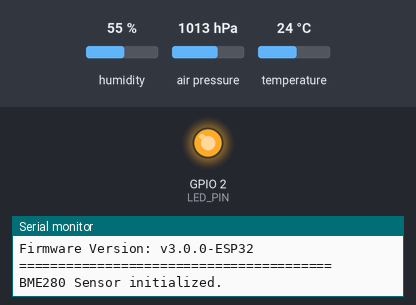
A sketch run on a simulated ESP32. On the bench: output pins drawn as LEDs (lit = HIGH), the last lines printed to the serial monitor. Inputs (shaded band) come from the test bench; at power-on: humidity 55 %, air pressure 1013 hPa, temperature 24 °C. WiFi joins after 1.5 s; servers stay silent unless stated; no MQTT or app messages arrive unless stated.

Above: at 0.1 s.
At 30.1 s:
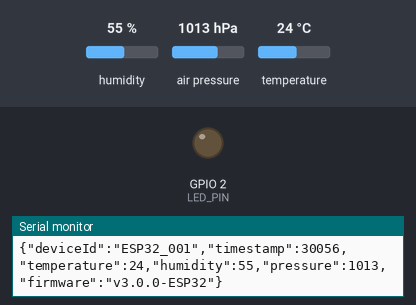
Timing chart, 0 to 31.6 s (numbered marks = the images above):
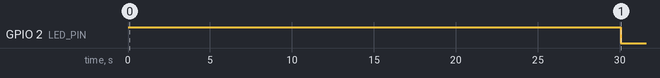

The sketch:

ESP32_IoT_Environmental_Monitor.ino
```cpp
// =================================================================
// ESP32-only IoT Environmental Monitor
// =================================================================

// --- Project Configuration ---
#include "config.h" // All settings are managed here

// --- Core ESP32 & WiFi Libraries ---
#include <WiFi.h>
#include <WebServer.h>
#include <WiFiManager.h>

// --- Sensor Libraries ---
#include <Wire.h>
#include <Adafruit_Sensor.h>
#include <Adafruit_BME280.h>

// --- MQTT & JSON Libraries ---
#include <PubSubClient.h>
#include <ArduinoJson.h>

// --- Global Objects ---
WiFiManager       wifiManager;
WebServer         server(80);
WiFiClient        wifiClient;
PubSubClient      mqttClient(wifiClient);
Adafruit_BME280   bme;

// --- Configuration Struct (Saved in ESP32 Preferences) ---
// Default values are loaded from config.h
struct AppConfig {
  char mqtt_server[64] = MQTT_SERVER_DEFAULT;
  char mqtt_port[6]    = MQTT_PORT_DEFAULT;
  char mqtt_user[32]   = "";
  char mqtt_password[64]= "";
  char device_id[32]   = DEVICE_ID_DEFAULT;
};

AppConfig config;
bool shouldSaveConfig = false;
unsigned long lastMqttAttempt = 0;
unsigned long lastPublishTime = 0;

// --- Function Prototypes ---
void saveConfigCallback();
void initializeSensor();
void connectToMQTT();
String getSensorDataJson();
String getStatusJson();
void handleRoot();
void handleStatus();

// =================================================================
// SETUP: Runs once on boot.
// =================================================================
void setup() {
  Serial.begin(115200);
  pinMode(LED_PIN, OUTPUT);
  pinMode(RESET_PIN, INPUT_PULLUP);
  digitalWrite(LED_PIN, HIGH); // LED off initially

  Serial.println("\n========================================");
  Serial.println("ESP32 IoT Environmental Monitor");
  Serial.print("Firmware Version: ");
  Serial.println(FIRMWARE_VERSION);
  Serial.println("========================================");

  // Initialize the BME280 Sensor
  initializeSensor();

  // WiFiManager Setup
  wifiManager.setSaveConfigCallback(saveConfigCallback);

  WiFiManagerParameter custom_mqtt_server("server", "MQTT Server", config.mqtt_server, 64);
  WiFiManagerParameter custom_mqtt_port("port", "MQTT Port", config.mqtt_port, 6);
  WiFiManagerParameter custom_mqtt_user("user", "MQTT Username", config.mqtt_user, 32);
  WiFiManagerParameter custom_mqtt_password("pass", "MQTT Password", config.mqtt_password, 64);
  WiFiManagerParameter custom_device_id("id", "Device ID", config.device_id, 32);

  wifiManager.addParameter(&custom_mqtt_server);
  wifiManager.addParameter(&custom_mqtt_port);
  wifiManager.addParameter(&custom_mqtt_user);
  wifiManager.addParameter(&custom_mqtt_password);
  wifiManager.addParameter(&custom_device_id);

  if (digitalRead(RESET_PIN) == LOW) {
      Serial.println("Reset button pressed - clearing WiFi config.");
      wifiManager.resetSettings();
  }

  // Auto-connect or start configuration portal
  if (!wifiManager.autoConnect(CONFIG_AP_NAME, CONFIG_AP_PASSWORD)) {
    Serial.println("Failed to connect and timeout reached. Restarting...");
    delay(3000);
    ESP.restart();
  }

  Serial.println("WiFi connected!");
  Serial.print("IP address: ");
  Serial.println(WiFi.localIP());

  // Copy configured values back to our struct
  strcpy(config.mqtt_server, custom_mqtt_server.getValue());
  strcpy(config.mqtt_port, custom_mqtt_port.getValue());
  strcpy(config.mqtt_user, custom_mqtt_user.getValue());
  strcpy(config.mqtt_password, custom_mqtt_password.getValue());
  strcpy(config.device_id, custom_device_id.getValue());

  // Setup MQTT Client
  mqttClient.setServer(config.mqtt_server, atoi(config.mqtt_port));
  mqttClient.setBufferSize(MQTT_BUFFER_SIZE);

  // Setup Web Server
  server.on("/", handleRoot);
  server.on("/status", handleStatus);
  server.begin();
  Serial.println("Web server started. Open IP in browser.");
}

// =================================================================
// LOOP: Runs continuously.
// =================================================================
void loop() {
  server.handleClient(); // Handle incoming web requests

  // Maintain MQTT connection
  if (WiFi.status() == WL_CONNECTED) {
    if (!mqttClient.connected()) {
      if (millis() - lastMqttAttempt > MQTT_RECONNECT_INTERVAL) {
        lastMqttAttempt = millis();
        connectToMQTT();
      }
    } else {
      mqttClient.loop(); // Process MQTT messages
    }
  }

  // LED indicates MQTT connection status
  digitalWrite(LED_PIN, mqttClient.connected() ? LOW : HIGH); // LED ON when connected

  // Publish sensor data at a regular interval
  if (mqttClient.connected() && (millis() - lastPublishTime > MQTT_PUBLISH_INTERVAL)) {
    lastPublishTime = millis();
    String payload = getSensorDataJson();
    String topic = "sensors/" + String(config.device_id) + "/data";

    if (mqttClient.publish(topic.c_str(), payload.c_str())) {
      Serial.printf("MQTT Message Published to %s\n", topic.c_str());
      Serial.println(payload);
    } else {
      Serial.println("MQTT Publish Failed");
    }
  }
}

// --- Helper Functions ---

void initializeSensor() {
  Wire.begin(I2C_SDA_PIN, I2C_SCL_PIN);
  if (!bme.begin(BME280_I2C_ADDRESS, &Wire)) {
    Serial.println("Could not find a valid BME280 sensor, check wiring!");
    while (1); // Halt execution
  }
  Serial.println("BME280 Sensor initialized.");
}

void saveConfigCallback() {
  Serial.println("Configuration saved via WiFiManager. Device will reboot.");
  shouldSaveConfig = true; // ESP32 needs reboot to apply settings properly
  ESP.restart();
}

void connectToMQTT() {
  if (strlen(config.mqtt_server) == 0) return;

  Serial.printf("Connecting to MQTT broker: %s\n", config.mqtt_server);
  String clientId = String(config.device_id) + "_" + WiFi.macAddress();

  bool connected = false;
  if (strlen(config.mqtt_user) > 0) {
    connected = mqttClient.connect(clientId.c_str(), config.mqtt_user, config.mqtt_password);
  } else {
    connected = mqttClient.connect(clientId.c_str());
  }

  if (connected) {
    Serial.println("MQTT connected!");
    String statusTopic = "sensors/" + String(config.device_id) + "/status";
    mqttClient.publish(statusTopic.c_str(), "online", true); // Retain status
  } else {
    Serial.printf("MQTT connection failed, rc=%d\n", mqttClient.state());
  }
}

String getSensorDataJson() {
  DynamicJsonDocument doc(256);

  float temp = bme.readTemperature();
  float hum = bme.readHumidity();
  float press = bme.readPressure() / 100.0F;

  // Basic validation
  if (isnan(temp) || isnan(hum) || isnan(press)) {
    Serial.println("Failed to read from BME280 sensor!");
    return "{}";
  }

  doc["deviceId"] = config.device_id;
  doc["timestamp"] = millis();
  doc["temperature"] = round(temp * 100.0) / 100.0;
  doc["humidity"] = round(hum * 100.0) / 100.0;
  doc["pressure"] = round(press * 100.0) / 100.0;
  doc["firmware"] = FIRMWARE_VERSION;

  String payload;
  serializeJson(doc, payload);
  return payload;
}

// --- Web Server Handlers ---

void handleRoot() {
  String html = R"rawliteral(
  <!DOCTYPE html><html><head><title>ESP32 Monitor</title>
  <meta name="viewport" content="width=device-width, initial-scale=1">
  <style>body{font-family:Arial, sans-serif; text-align:center; margin: 20px;} h1{color:#007bff;}</style>
  </head><body><h1>ESP32 Environmental Monitor</h1>
  <div id="status">Loading...</div>
  <p><button onclick="location.reload()">Refresh</button></p>
  <script>
  function updateStatus(){fetch("/status").then(r=>r.json()).then(d=>{
    let s = "<h2>Status</h2>";
    s += "<p><strong>WiFi:</strong> " + (d.wifi_connected ? "Connected ("+d.ip+")" : "Disconnected") + "</p>";
    s += "<p><strong>MQTT:</strong> " + (d.mqtt_connected ? "Connected to "+d.mqtt_server : "Disconnected") + "</p>";
    s += "<p><strong>Device ID:</strong> " + d.device_id + "</p>";
    s += "<p><strong>Uptime:</strong> " + d.uptime + "s</p>";
    document.getElementById("status").innerHTML=s;
  })}
  setInterval(updateStatus, 3000); window.onload=updateStatus;
  </script></body></html>)rawliteral";
  server.send(200, "text/html", html);
}

void handleStatus() {
  server.send(200, "application/json", getStatusJson());
}

String getStatusJson() {
  DynamicJsonDocument doc(512);
  doc["wifi_connected"] = (WiFi.status() == WL_CONNECTED);
  doc["ip"] = WiFi.localIP().toString();
  doc["mqtt_connected"] = mqttClient.connected();
  doc["mqtt_server"] = config.mqtt_server;
  doc["device_id"] = config.device_id;
  doc["uptime"] = millis() / 1000;
  doc["free_heap"] = ESP.getFreeHeap();
  String result;
  serializeJson(doc, result);
  return result;
}
```

config.h
```cpp
// =================================================================
// Centralized Configuration for the ESP32 Environmental Monitor
// =================================================================
#ifndef CONFIG_H
#define CONFIG_H

#include <Arduino.h> // Required for pin definitions

// --- FIRMWARE & DEVICE IDENTIFICATION ---
#define FIRMWARE_VERSION "v3.0.0-ESP32"
#define DEVICE_ID_DEFAULT "ESP32_001" // Default device ID if not set in WiFiManager

// --- HARDWARE PIN DEFINITIONS (for ESP32) ---
#define LED_PIN 2               // Built-in LED on most ESP32 boards
#define RESET_PIN 0             // Use GPIO0 to trigger a settings reset on boot
#define I2C_SDA_PIN 21          // I2C Data pin for the BME280 sensor
#define I2C_SCL_PIN 22          // I2C Clock pin for the BME280 sensor

// --- SENSOR CONFIGURATION ---
#define BME280_I2C_ADDRESS 0x76 // Standard I2C address for the BME280

// --- WIFI & WEBSERVER CONFIGURATION ---
#define CONFIG_AP_NAME "ESP32_IoT_Config" // Name of the Access Point for configuration
#define CONFIG_AP_PASSWORD "config123"    // Password for the AP

// --- MQTT CONFIGURATION ---
#define MQTT_SERVER_DEFAULT "mqtt.broker.com"
#define MQTT_PORT_DEFAULT "1883"
#define MQTT_BUFFER_SIZE 512

// --- TIMING CONFIGURATION (in milliseconds) ---
#define MQTT_PUBLISH_INTERVAL 10000       // Publish sensor data every 10 seconds
#define MQTT_RECONNECT_INTERVAL 30000     // Attempt to reconnect to MQTT every 30 seconds

#endif // CONFIG_H
```

Measured:
- by itself, GPIO 2 (LED_PIN): HIGH → LOW at 30.1 s
